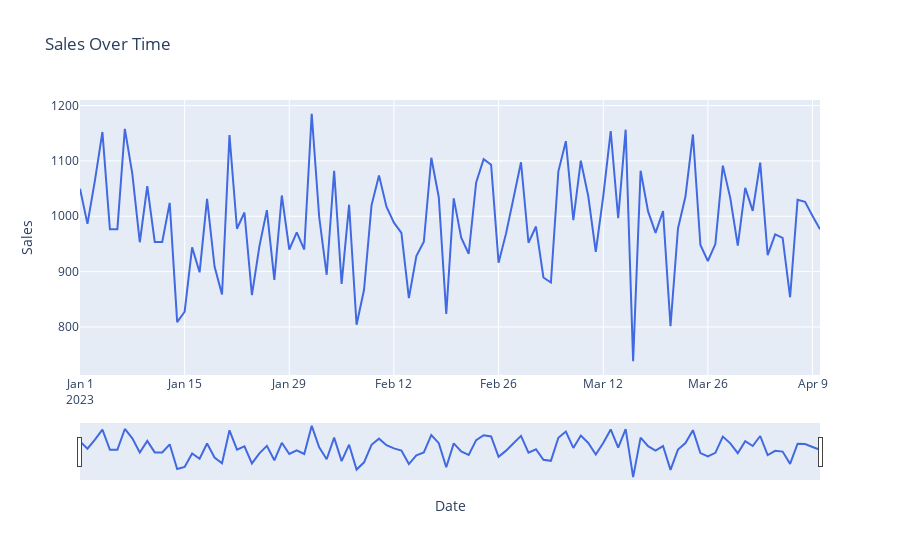

The notebook cell saved with this chart:
### Code cell
if visualizations:
    # List available visualizations
    chart.list_visualizations(visualizations)

    # Execute visualization and get the figure
    fig = chart.execute_visualization(df, '1')
    fig.show()
else:
    print("Failed to generate visualizations")
